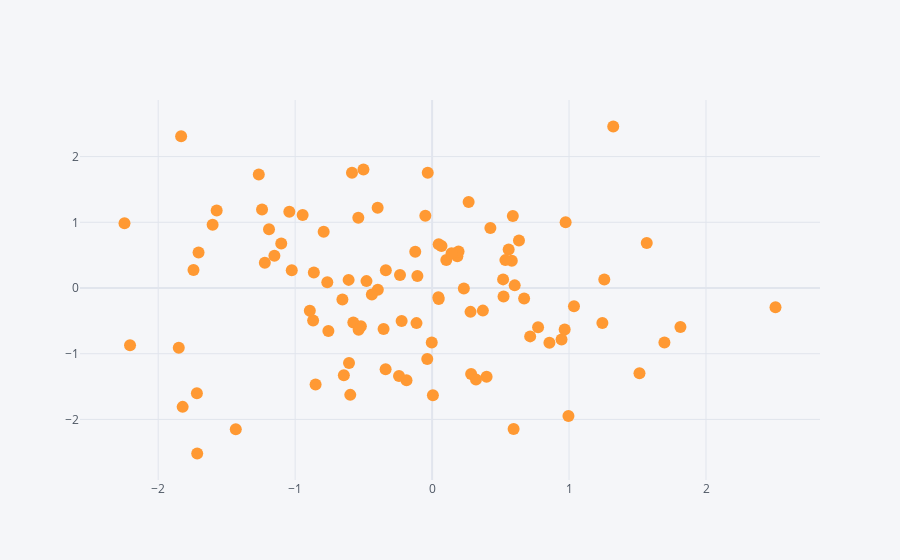

Notebook code for this chart:
### Code cell
df.iplot(x="A",y="B",mode="markers")  # similar to sactter plot
